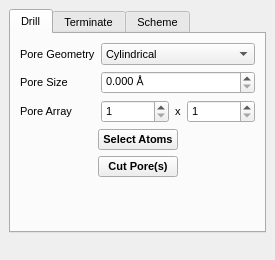
<ui version="4.0">
 <class>PoresWidget</class>
 <widget class="QDockWidget" name="PoresWidget">
  <property name="geometry">
   <rect>
    <x>0</x>
    <y>0</y>
    <width>275</width>
    <height>260</height>
   </rect>
  </property>
  <property name="sizePolicy">
   <sizepolicy hsizetype="Preferred" vsizetype="MinimumExpanding">
    <horstretch>0</horstretch>
    <verstretch>0</verstretch>
   </sizepolicy>
  </property>
  <property name="minimumSize">
   <size>
    <width>273</width>
    <height>260</height>
   </size>
  </property>
  <property name="maximumSize">
   <size>
    <width>275</width>
    <height>524287</height>
   </size>
  </property>
  <property name="font">
   <font>
    <pointsize>8</pointsize>
   </font>
  </property>
  <property name="floating">
   <bool>true</bool>
  </property>
  <property name="allowedAreas">
   <set>Qt::LeftDockWidgetArea|Qt::RightDockWidgetArea</set>
  </property>
  <property name="windowTitle">
   <string>Pore Builder</string>
  </property>
  <widget class="QWidget" name="dockWidgetContents">
   <layout class="QVBoxLayout" name="verticalLayout_4">
    <item>
     <widget class="QTabWidget" name="PoreTabWidget">
      <property name="sizePolicy">
       <sizepolicy hsizetype="Expanding" vsizetype="Minimum">
        <horstretch>0</horstretch>
        <verstretch>0</verstretch>
       </sizepolicy>
      </property>
      <property name="minimumSize">
       <size>
        <width>0</width>
        <height>0</height>
       </size>
      </property>
      <property name="currentIndex">
       <number>0</number>
      </property>
      <widget class="QWidget" name="DrillTab">
       <attribute name="title">
        <string>Drill</string>
       </attribute>
       <layout class="QVBoxLayout" name="verticalLayout_2">
        <item>
         <layout class="QGridLayout" name="gridLayout">
          <item row="0" column="0">
           <widget class="QLabel" name="label">
            <property name="sizePolicy">
             <sizepolicy hsizetype="Minimum" vsizetype="Preferred">
              <horstretch>0</horstretch>
              <verstretch>0</verstretch>
             </sizepolicy>
            </property>
            <property name="text">
             <string>Pore Geometry</string>
            </property>
           </widget>
          </item>
          <item row="0" column="1">
           <widget class="QComboBox" name="PoreGeometryCombo">
            <property name="sizePolicy">
             <sizepolicy hsizetype="Expanding" vsizetype="Fixed">
              <horstretch>0</horstretch>
              <verstretch>0</verstretch>
             </sizepolicy>
            </property>
            <item>
             <property name="text">
              <string>Cylindrical</string>
             </property>
            </item>
           </widget>
          </item>
          <item row="2" column="0">
           <widget class="QLabel" name="label_2">
            <property name="text">
             <string>Pore Array</string>
            </property>
           </widget>
          </item>
          <item row="1" column="1">
           <widget class="QDoubleSpinBox" name="PoreSizeSpin">
            <property name="suffix">
             <string> Å</string>
            </property>
            <property name="decimals">
             <number>3</number>
            </property>
           </widget>
          </item>
          <item row="2" column="1">
           <layout class="QHBoxLayout" name="horizontalLayout">
            <item>
             <widget class="QSpinBox" name="ArrayXSpin">
              <property name="sizePolicy">
               <sizepolicy hsizetype="Expanding" vsizetype="Fixed">
                <horstretch>0</horstretch>
                <verstretch>0</verstretch>
               </sizepolicy>
              </property>
              <property name="minimum">
               <number>1</number>
              </property>
              <property name="maximum">
               <number>1000</number>
              </property>
             </widget>
            </item>
            <item>
             <widget class="QLabel" name="label_3">
              <property name="sizePolicy">
               <sizepolicy hsizetype="Minimum" vsizetype="Preferred">
                <horstretch>0</horstretch>
                <verstretch>0</verstretch>
               </sizepolicy>
              </property>
              <property name="text">
               <string>x</string>
              </property>
             </widget>
            </item>
            <item>
             <widget class="QSpinBox" name="ArrayYSpin">
              <property name="sizePolicy">
               <sizepolicy hsizetype="Expanding" vsizetype="Fixed">
                <horstretch>0</horstretch>
                <verstretch>0</verstretch>
               </sizepolicy>
              </property>
              <property name="minimum">
               <number>1</number>
              </property>
              <property name="maximum">
               <number>1000</number>
              </property>
             </widget>
            </item>
           </layout>
          </item>
          <item row="1" column="0">
           <widget class="QLabel" name="label_4">
            <property name="text">
             <string>Pore Size</string>
            </property>
           </widget>
          </item>
         </layout>
        </item>
        <item>
         <layout class="QHBoxLayout" name="horizontalLayout_2">
          <item>
           <spacer name="horizontalSpacer">
            <property name="orientation">
             <enum>Qt::Horizontal</enum>
            </property>
            <property name="sizeHint" stdset="0">
             <size>
              <width>40</width>
              <height>20</height>
             </size>
            </property>
           </spacer>
          </item>
          <item>
           <layout class="QVBoxLayout" name="verticalLayout">
            <item>
             <widget class="QPushButton" name="PoreSelectButton">
              <property name="font">
               <font>
                <weight>75</weight>
                <bold>true</bold>
               </font>
              </property>
              <property name="text">
               <string>Select Atoms</string>
              </property>
             </widget>
            </item>
            <item>
             <widget class="QPushButton" name="PoreSelectAndCutButton">
              <property name="font">
               <font>
                <weight>75</weight>
                <bold>true</bold>
               </font>
              </property>
              <property name="text">
               <string>Cut Pore(s)</string>
              </property>
             </widget>
            </item>
           </layout>
          </item>
          <item>
           <spacer name="horizontalSpacer_2">
            <property name="orientation">
             <enum>Qt::Horizontal</enum>
            </property>
            <property name="sizeHint" stdset="0">
             <size>
              <width>40</width>
              <height>20</height>
             </size>
            </property>
           </spacer>
          </item>
         </layout>
        </item>
        <item>
         <spacer name="verticalSpacer_4">
          <property name="orientation">
           <enum>Qt::Vertical</enum>
          </property>
          <property name="sizeHint" stdset="0">
           <size>
            <width>20</width>
            <height>43</height>
           </size>
          </property>
         </spacer>
        </item>
       </layout>
      </widget>
      <widget class="QWidget" name="TerminateTab">
       <attribute name="title">
        <string>Terminate</string>
       </attribute>
       <layout class="QVBoxLayout" name="verticalLayout_5">
        <item>
         <spacer name="verticalSpacer_2">
          <property name="orientation">
           <enum>Qt::Vertical</enum>
          </property>
          <property name="sizeHint" stdset="0">
           <size>
            <width>20</width>
            <height>40</height>
           </size>
          </property>
         </spacer>
        </item>
       </layout>
      </widget>
      <widget class="QWidget" name="SchemeTab">
       <attribute name="title">
        <string>Scheme</string>
       </attribute>
       <layout class="QVBoxLayout" name="verticalLayout_3">
        <item>
         <layout class="QHBoxLayout" name="horizontalLayout_3">
          <item>
           <widget class="QLabel" name="label_5">
            <property name="text">
             <string>Grid Size</string>
            </property>
           </widget>
          </item>
          <item>
           <widget class="QSpinBox" name="PartitionGridXSpin">
            <property name="sizePolicy">
             <sizepolicy hsizetype="Expanding" vsizetype="Fixed">
              <horstretch>0</horstretch>
              <verstretch>0</verstretch>
             </sizepolicy>
            </property>
            <property name="minimum">
             <number>1</number>
            </property>
            <property name="maximum">
             <number>1000</number>
            </property>
           </widget>
          </item>
          <item>
           <widget class="QLabel" name="label_7">
            <property name="sizePolicy">
             <sizepolicy hsizetype="Minimum" vsizetype="Preferred">
              <horstretch>0</horstretch>
              <verstretch>0</verstretch>
             </sizepolicy>
            </property>
            <property name="text">
             <string>x</string>
            </property>
           </widget>
          </item>
          <item>
           <widget class="QSpinBox" name="PartitionGridYSpin">
            <property name="sizePolicy">
             <sizepolicy hsizetype="Expanding" vsizetype="Fixed">
              <horstretch>0</horstretch>
              <verstretch>0</verstretch>
             </sizepolicy>
            </property>
            <property name="minimum">
             <number>1</number>
            </property>
            <property name="maximum">
             <number>1000</number>
            </property>
           </widget>
          </item>
          <item>
           <widget class="QLabel" name="label_6">
            <property name="sizePolicy">
             <sizepolicy hsizetype="Minimum" vsizetype="Preferred">
              <horstretch>0</horstretch>
              <verstretch>0</verstretch>
             </sizepolicy>
            </property>
            <property name="text">
             <string>x</string>
            </property>
           </widget>
          </item>
          <item>
           <widget class="QSpinBox" name="PartitionGridZSpin">
            <property name="sizePolicy">
             <sizepolicy hsizetype="Expanding" vsizetype="Fixed">
              <horstretch>0</horstretch>
              <verstretch>0</verstretch>
             </sizepolicy>
            </property>
            <property name="minimum">
             <number>1</number>
            </property>
            <property name="maximum">
             <number>1000</number>
            </property>
           </widget>
          </item>
         </layout>
        </item>
        <item>
         <layout class="QHBoxLayout" name="horizontalLayout_4">
          <item>
           <widget class="QLabel" name="label_8">
            <property name="sizePolicy">
             <sizepolicy hsizetype="Minimum" vsizetype="Preferred">
              <horstretch>0</horstretch>
              <verstretch>0</verstretch>
             </sizepolicy>
            </property>
            <property name="text">
             <string>Minimum Partition Size (%)</string>
            </property>
           </widget>
          </item>
          <item>
           <widget class="QSpinBox" name="MinimumPartitionSizeSpin">
            <property name="sizePolicy">
             <sizepolicy hsizetype="Expanding" vsizetype="Fixed">
              <horstretch>0</horstretch>
              <verstretch>0</verstretch>
             </sizepolicy>
            </property>
            <property name="minimum">
             <number>1</number>
            </property>
           </widget>
          </item>
         </layout>
        </item>
        <item>
         <layout class="QHBoxLayout" name="horizontalLayout_5">
          <item>
           <spacer name="horizontalSpacer_3">
            <property name="orientation">
             <enum>Qt::Horizontal</enum>
            </property>
            <property name="sizeHint" stdset="0">
             <size>
              <width>40</width>
              <height>20</height>
             </size>
            </property>
           </spacer>
          </item>
          <item>
           <widget class="QPushButton" name="GenerateSchemeButton">
            <property name="font">
             <font>
              <weight>75</weight>
              <bold>true</bold>
             </font>
            </property>
            <property name="text">
             <string>Generate</string>
            </property>
           </widget>
          </item>
          <item>
           <spacer name="horizontalSpacer_4">
            <property name="orientation">
             <enum>Qt::Horizontal</enum>
            </property>
            <property name="sizeHint" stdset="0">
             <size>
              <width>40</width>
              <height>20</height>
             </size>
            </property>
           </spacer>
          </item>
         </layout>
        </item>
        <item>
         <layout class="QGridLayout" name="gridLayout_2">
          <item row="0" column="0">
           <widget class="QLabel" name="label_9">
            <property name="sizePolicy">
             <sizepolicy hsizetype="Expanding" vsizetype="Preferred">
              <horstretch>0</horstretch>
              <verstretch>0</verstretch>
             </sizepolicy>
            </property>
            <property name="text">
             <string>Number of Partitions in Scheme</string>
            </property>
           </widget>
          </item>
          <item row="0" column="1">
           <widget class="QLabel" name="PartitionNumberLabel">
            <property name="text">
             <string>0</string>
            </property>
           </widget>
          </item>
          <item row="1" column="0">
           <widget class="QLabel" name="label_10">
            <property name="text">
             <string>Total Volume of Partitions (%)</string>
            </property>
           </widget>
          </item>
          <item row="2" column="0">
           <widget class="QLabel" name="label_11">
            <property name="text">
             <string>Total Volume of Partitions (cubic Å)</string>
            </property>
           </widget>
          </item>
          <item row="1" column="1">
           <widget class="QLabel" name="PartitionVolumePercentLabel">
            <property name="text">
             <string>0</string>
            </property>
           </widget>
          </item>
          <item row="2" column="1">
           <widget class="QLabel" name="PartitionVolumeLabel">
            <property name="text">
             <string>0</string>
            </property>
           </widget>
          </item>
         </layout>
        </item>
        <item>
         <layout class="QHBoxLayout" name="horizontalLayout_6">
          <item>
           <spacer name="horizontalSpacer_5">
            <property name="orientation">
             <enum>Qt::Horizontal</enum>
            </property>
            <property name="sizeHint" stdset="0">
             <size>
              <width>40</width>
              <height>20</height>
             </size>
            </property>
           </spacer>
          </item>
          <item>
           <widget class="QPushButton" name="CopySchemeButton">
            <property name="font">
             <font>
              <weight>75</weight>
              <bold>true</bold>
             </font>
            </property>
            <property name="text">
             <string>Copy to Builder</string>
            </property>
           </widget>
          </item>
          <item>
           <spacer name="horizontalSpacer_6">
            <property name="orientation">
             <enum>Qt::Horizontal</enum>
            </property>
            <property name="sizeHint" stdset="0">
             <size>
              <width>40</width>
              <height>20</height>
             </size>
            </property>
           </spacer>
          </item>
         </layout>
        </item>
       </layout>
      </widget>
     </widget>
    </item>
    <item>
     <spacer name="verticalSpacer">
      <property name="orientation">
       <enum>Qt::Vertical</enum>
      </property>
      <property name="sizeHint" stdset="0">
       <size>
        <width>20</width>
        <height>0</height>
       </size>
      </property>
     </spacer>
    </item>
   </layout>
  </widget>
 </widget>
 <resources>
  <include location="icons.qrc"/>
 </resources>
 <connections/>
</ui>
